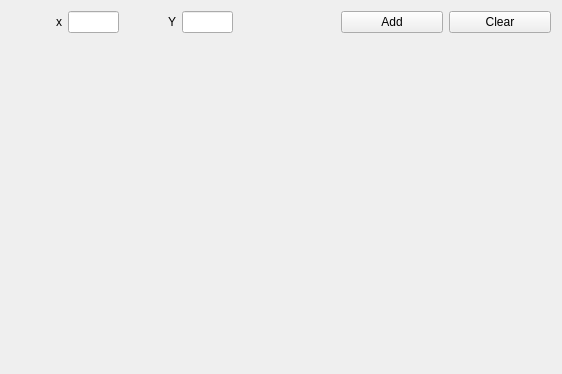
<?xml version="1.0" encoding="UTF-8"?>
<ui version="4.0">
 <class>Tab5ChartPlot</class>
 <widget class="QWidget" name="Tab5ChartPlot">
  <property name="geometry">
   <rect>
    <x>0</x>
    <y>0</y>
    <width>562</width>
    <height>374</height>
   </rect>
  </property>
  <property name="windowTitle">
   <string>Form</string>
  </property>
  <property name="toolTipDuration">
   <number>-4</number>
  </property>
  <layout class="QVBoxLayout" name="verticalLayout" stretch="1,9">
   <item>
    <layout class="QHBoxLayout" name="horizontalLayout" stretch="1,1,1,1,2,2,2">
     <item>
      <widget class="QLabel" name="label">
       <property name="text">
        <string>x</string>
       </property>
       <property name="alignment">
        <set>Qt::AlignRight|Qt::AlignTrailing|Qt::AlignVCenter</set>
       </property>
      </widget>
     </item>
     <item>
      <widget class="QLineEdit" name="pLExPosition"/>
     </item>
     <item>
      <widget class="QLabel" name="label_2">
       <property name="text">
        <string>Y</string>
       </property>
       <property name="alignment">
        <set>Qt::AlignRight|Qt::AlignTrailing|Qt::AlignVCenter</set>
       </property>
      </widget>
     </item>
     <item>
      <widget class="QLineEdit" name="pLEyPosition"/>
     </item>
     <item>
      <spacer name="horizontalSpacer">
       <property name="orientation">
        <enum>Qt::Horizontal</enum>
       </property>
       <property name="sizeHint" stdset="0">
        <size>
         <width>40</width>
         <height>20</height>
        </size>
       </property>
      </spacer>
     </item>
     <item>
      <widget class="QPushButton" name="pPBAddButton">
       <property name="text">
        <string>Add</string>
       </property>
      </widget>
     </item>
     <item>
      <widget class="QPushButton" name="pPBClearButton">
       <property name="text">
        <string>Clear</string>
       </property>
      </widget>
     </item>
    </layout>
   </item>
   <item>
    <layout class="QHBoxLayout" name="pChartHLayout"/>
   </item>
  </layout>
 </widget>
 <resources/>
 <connections/>
</ui>
